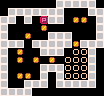

This game map was drawn from its Tiled (.tmx) file and the tilesets committed beside it. A one-line description and the full map source follow:
An orthogonal 13x12 tile map with 8x8 px tiles, 1 tile layer (tiles).

<map version="1.0" tiledversion="1.0.2" orientation="orthogonal" renderorder="left-up" width="13" height="12" tilewidth="8" tileheight="8" nextobjectid="1">
 <tileset firstgid="1" source="tileset.tsx" />
 <layer name="tiles" width="13" height="12">
  <data encoding="csv">
0,0,0,0,0,0,0,5,5,5,5,5,0,0,5,5,5,5,5,5,5,0,0,0,5,5,5,5,0,5,0,3,5,5,0,1,1,0,5,5,0,0,0,0,1,0,0,0,0,0,0,5,5,0,0,1,0,0,5,5,5,0,0,0,5,5,5,5,0,5,5,5,5,5,1,5,5,5,5,0,1,0,0,5,5,5,0,2,2,5,0,5,0,1,0,1,0,1,0,2,2,2,5,0,5,0,0,0,0,5,5,5,2,2,2,5,0,5,0,1,1,0,5,0,5,2,2,2,5,0,5,0,0,5,5,5,0,5,5,5,5,5,0,5,5,5,5,0,0,0,0,0,0,0,0,0
</data>
 </layer>
</map>
